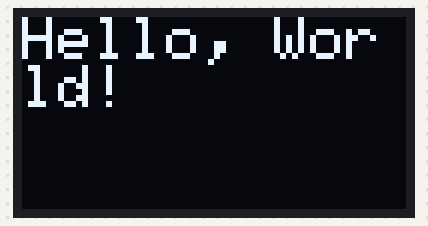
Bench run of a program on a simulated Seeed XIAO ESP32-C3. On the bench: 128×64 one-colour display.

Above: at 0.1 s.

The program:

main.cpp
```cpp
#include <Adafruit_GFX.h>
#include <Adafruit_SSD1306.h>
#include <Arduino.h>
#include <Wire.h>
// Setup the SSD1306 display
#define SCREEN_WIDTH 128 // OLED display width, in pixels
#define SCREEN_HEIGHT 64 // OLED display height, in pixels
// Create an instance of the display
Adafruit_SSD1306 display(SCREEN_WIDTH, SCREEN_HEIGHT, &Wire, -1);
void setup() {
  // Initialize serial communication for debugging (optional)
  Serial.begin(115200);
  // Initialize the OLED display
  if (!display.begin(SSD1306_SWITCHCAPVCC,
                     0x3C)) { // Use SSD1306_SWITCHCAPVCC instead
    Serial.println(F("SSD1306 allocation failed"));
    for (;;)
      ; // Don't proceed, loop forever
  }
  // Clear the buffer
  display.clearDisplay();
  // Set text size and color
  display.setTextSize(2);      // Size 1 is small, 2 is medium
  display.setTextColor(WHITE); // Draw white text
  // Set the cursor position
  display.setCursor(0, 0); // Start at top-left corner
  // Print Hello, World! to the display
  display.print(F("Hello, World!"));
  // Display the text on the OLED
  display.display();
}
void loop() {}
// Below is a V2 per say
/*
#include <Adafruit_GFX.h>
#include <Adafruit_SSD1306.h>
#include <Arduino.h>
#include <Wire.h>

#define SCREEN_WIDTH 128
#define SCREEN_HEIGHT 64

Adafruit_SSD1306 display(SCREEN_WIDTH, SCREEN_HEIGHT, &Wire, -1);

int lineX = 0;
int lineDirection = 1;
String messages[] = {"Hello, World!", "Welcome to OLED", "Arduino is fun!",
                     "Let's animate!"};
int messageIndex = 0;

void setup() {
  Serial.begin(115200);

  if (!display.begin(SSD1306_SWITCHCAPVCC, 0x3C)) {
    Serial.println(F("SSD1306 allocation failed"));
    for (;;)
      ;
  }

  display.clearDisplay();
  display.setTextSize(2);
  display.setTextColor(WHITE);
  display.setCursor(0, 0);
  display.print(F("Hello, World!"));
  display.display();
  delay(2000);
}

void loop() {
  display.clearDisplay();

  display.setCursor(0, 0);
  display.print(messages[messageIndex]);

  messageIndex = (messageIndex + 1) % (sizeof(messages) / sizeof(messages[0]));

  display.drawLine(lineX, SCREEN_HEIGHT / 2, lineX + 50, SCREEN_HEIGHT / 2,
                   WHITE);

  display.display();

  lineX += lineDirection;

  if (lineX < 0 || lineX > SCREEN_WIDTH - 50) {
    lineDirection *= -1;
  }

  delay(1000);
}
*/
```
